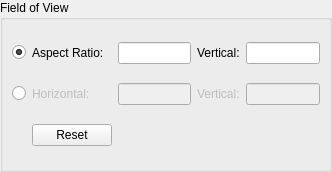
<ui version="4.0" >
 <class>FOVWidgetUi</class>
 <widget class="QWidget" name="FOVWidgetUi" >
  <property name="geometry" >
   <rect>
    <x>0</x>
    <y>0</y>
    <width>332</width>
    <height>172</height>
   </rect>
  </property>
  <property name="minimumSize" >
   <size>
    <width>0</width>
    <height>20</height>
   </size>
  </property>
  <property name="windowTitle" >
   <string>Form</string>
  </property>
  <layout class="QHBoxLayout" name="horizontalLayout" >
   <property name="margin" >
    <number>0</number>
   </property>
   <item>
    <widget class="QGroupBox" name="mFieldOfViewGroup" >
     <property name="sizePolicy" >
      <sizepolicy vsizetype="Preferred" hsizetype="Preferred" >
       <horstretch>0</horstretch>
       <verstretch>0</verstretch>
      </sizepolicy>
     </property>
     <property name="minimumSize" >
      <size>
       <width>0</width>
       <height>131</height>
      </size>
     </property>
     <property name="title" >
      <string>Field of View</string>
     </property>
     <layout class="QGridLayout" name="gridLayout" >
      <item row="0" column="0" >
       <widget class="QRadioButton" name="mFOVAspectVerticalRadio" >
        <property name="text" >
         <string/>
        </property>
        <property name="checked" >
         <bool>true</bool>
        </property>
       </widget>
      </item>
      <item row="0" column="1" >
       <widget class="QLabel" name="mFOVAspectRatioLabel" >
        <property name="text" >
         <string>Aspect Ratio:</string>
        </property>
       </widget>
      </item>
      <item row="0" column="3" >
       <widget class="QLineEdit" name="mFOVAspectRatioText" >
        <property name="minimumSize" >
         <size>
          <width>50</width>
          <height>0</height>
         </size>
        </property>
       </widget>
      </item>
      <item row="0" column="4" >
       <widget class="QLabel" name="mFOVVerticalwAspectLabel" >
        <property name="text" >
         <string>Vertical:</string>
        </property>
       </widget>
      </item>
      <item row="1" column="0" >
       <widget class="QRadioButton" name="mFOVHorizontalVerticalRadio" >
        <property name="text" >
         <string/>
        </property>
        <property name="checked" >
         <bool>false</bool>
        </property>
       </widget>
      </item>
      <item row="1" column="1" >
       <widget class="QLabel" name="mFOVHorizontalLabel" >
        <property name="enabled" >
         <bool>false</bool>
        </property>
        <property name="text" >
         <string>Horizontal:</string>
        </property>
       </widget>
      </item>
      <item row="1" column="3" >
       <widget class="QLineEdit" name="mFOVHorizontalText" >
        <property name="enabled" >
         <bool>false</bool>
        </property>
        <property name="minimumSize" >
         <size>
          <width>50</width>
          <height>0</height>
         </size>
        </property>
        <property name="readOnly" >
         <bool>false</bool>
        </property>
       </widget>
      </item>
      <item row="1" column="4" >
       <widget class="QLabel" name="mFOVVerticalwHorizontalLabel" >
        <property name="enabled" >
         <bool>false</bool>
        </property>
        <property name="text" >
         <string>Vertical:</string>
        </property>
       </widget>
      </item>
      <item row="1" column="5" >
       <widget class="QLineEdit" name="mFOVVerticalwHorizontalText" >
        <property name="enabled" >
         <bool>false</bool>
        </property>
        <property name="minimumSize" >
         <size>
          <width>50</width>
          <height>0</height>
         </size>
        </property>
       </widget>
      </item>
      <item row="0" column="5" >
       <widget class="QLineEdit" name="mFOVVerticalwAspectText" >
        <property name="minimumSize" >
         <size>
          <width>50</width>
          <height>0</height>
         </size>
        </property>
       </widget>
      </item>
      <item row="2" column="1" >
       <widget class="QPushButton" name="mFOVResetButton" >
        <property name="text" >
         <string>Reset</string>
        </property>
       </widget>
      </item>
     </layout>
    </widget>
   </item>
  </layout>
 </widget>
 <resources/>
 <connections>
  <connection>
   <sender>mFOVAspectVerticalRadio</sender>
   <signal>toggled(bool)</signal>
   <receiver>mFOVAspectRatioLabel</receiver>
   <slot>setEnabled(bool)</slot>
   <hints>
    <hint type="sourcelabel" >
     <x>37</x>
     <y>47</y>
    </hint>
    <hint type="destinationlabel" >
     <x>101</x>
     <y>46</y>
    </hint>
   </hints>
  </connection>
  <connection>
   <sender>mFOVAspectVerticalRadio</sender>
   <signal>toggled(bool)</signal>
   <receiver>mFOVAspectRatioText</receiver>
   <slot>setEnabled(bool)</slot>
   <hints>
    <hint type="sourcelabel" >
     <x>37</x>
     <y>47</y>
    </hint>
    <hint type="destinationlabel" >
     <x>201</x>
     <y>46</y>
    </hint>
   </hints>
  </connection>
  <connection>
   <sender>mFOVAspectVerticalRadio</sender>
   <signal>toggled(bool)</signal>
   <receiver>mFOVVerticalwAspectLabel</receiver>
   <slot>setEnabled(bool)</slot>
   <hints>
    <hint type="sourcelabel" >
     <x>37</x>
     <y>47</y>
    </hint>
    <hint type="destinationlabel" >
     <x>283</x>
     <y>46</y>
    </hint>
   </hints>
  </connection>
  <connection>
   <sender>mFOVAspectVerticalRadio</sender>
   <signal>toggled(bool)</signal>
   <receiver>mFOVVerticalwAspectText</receiver>
   <slot>setEnabled(bool)</slot>
   <hints>
    <hint type="sourcelabel" >
     <x>37</x>
     <y>47</y>
    </hint>
    <hint type="destinationlabel" >
     <x>367</x>
     <y>46</y>
    </hint>
   </hints>
  </connection>
  <connection>
   <sender>mFOVHorizontalVerticalRadio</sender>
   <signal>toggled(bool)</signal>
   <receiver>mFOVHorizontalLabel</receiver>
   <slot>setEnabled(bool)</slot>
   <hints>
    <hint type="sourcelabel" >
     <x>37</x>
     <y>81</y>
    </hint>
    <hint type="destinationlabel" >
     <x>101</x>
     <y>80</y>
    </hint>
   </hints>
  </connection>
  <connection>
   <sender>mFOVHorizontalVerticalRadio</sender>
   <signal>toggled(bool)</signal>
   <receiver>mFOVHorizontalText</receiver>
   <slot>setEnabled(bool)</slot>
   <hints>
    <hint type="sourcelabel" >
     <x>37</x>
     <y>81</y>
    </hint>
    <hint type="destinationlabel" >
     <x>201</x>
     <y>80</y>
    </hint>
   </hints>
  </connection>
  <connection>
   <sender>mFOVHorizontalVerticalRadio</sender>
   <signal>toggled(bool)</signal>
   <receiver>mFOVVerticalwHorizontalLabel</receiver>
   <slot>setEnabled(bool)</slot>
   <hints>
    <hint type="sourcelabel" >
     <x>37</x>
     <y>81</y>
    </hint>
    <hint type="destinationlabel" >
     <x>283</x>
     <y>80</y>
    </hint>
   </hints>
  </connection>
  <connection>
   <sender>mFOVHorizontalVerticalRadio</sender>
   <signal>toggled(bool)</signal>
   <receiver>mFOVVerticalwHorizontalText</receiver>
   <slot>setEnabled(bool)</slot>
   <hints>
    <hint type="sourcelabel" >
     <x>37</x>
     <y>81</y>
    </hint>
    <hint type="destinationlabel" >
     <x>367</x>
     <y>80</y>
    </hint>
   </hints>
  </connection>
 </connections>
</ui>
